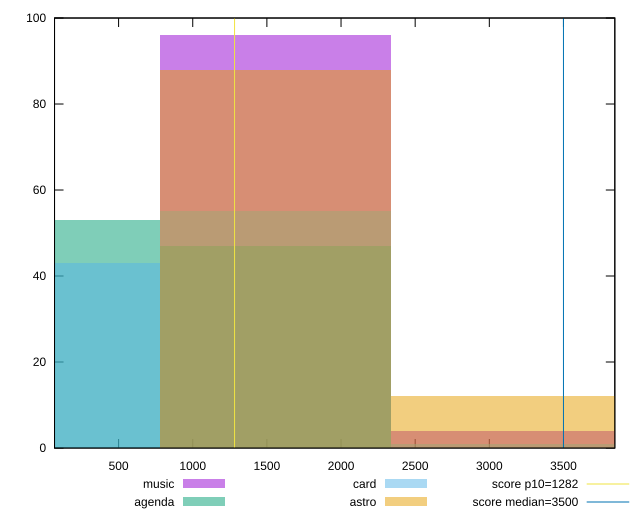

gnuplot code for this plot:
reset

$music <<EOF
1556.8491481859032 96
3113.6982963718065 4
EOF

$agenda <<EOF
1556.8491481859032 47
0 53
EOF

$card <<EOF
1556.8491481859032 55
0 43
3113.6982963718065 1
EOF

$astro <<EOF
1556.8491481859032 88
3113.6982963718065 12
EOF

set key outside below
set boxwidth 1556.8491481859032
set xrange [67.97999999999999:3846.343999999999]
set yrange [0:100]
set trange [0:100]
set style fill transparent solid 0.5 noborder

set parametric
set terminal svg size 640, 520 enhanced background rgb 'white'
set output "reports/report_00027_2021-02-24T12-40-31.850Z/bootup-time/comparison/histogram/all_raw.svg"

plot $music title "music" with boxes, \
     $agenda title "agenda" with boxes, \
     $card title "card" with boxes, \
     $astro title "astro" with boxes, \
     1282,t title "score p10=1282", \
     3500,t title "score median=3500"

reset
